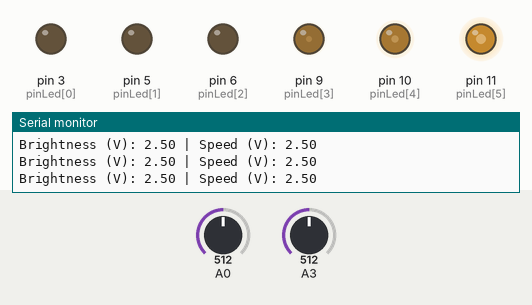
Recording of a sketch running on a simulated Arduino Uno, built with avr-gcc and run on an emulated ATmega328P. On the bench: output pins drawn as LEDs (lit = HIGH), the last lines printed to the serial monitor. Dashed ring = blinking. The test bench sets the inputs (shaded band); at power-on: A0 = 512, A3 = 512.

Above: at 1.28 s.
1.3 s: A0 set to 6
At 1.5 s:
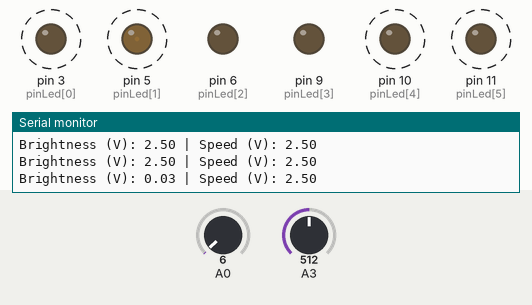
4.3 s: A0 set to 3
At 5.3 s:
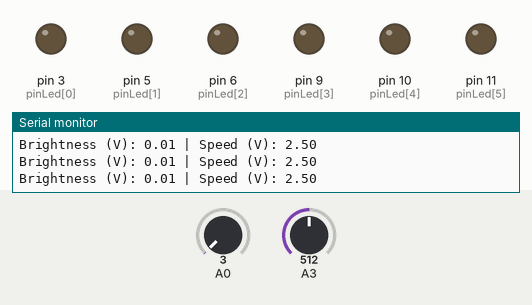
5.8 s: A0 set to 122
At 6.07 s:
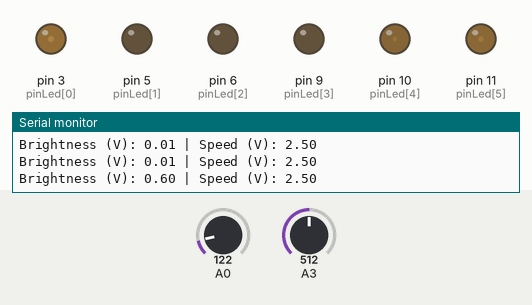
8.8 s: A3 set to 531
11.8 s: A3 set to 540
14.8 s: A0 set to 306
At 14.87 s:
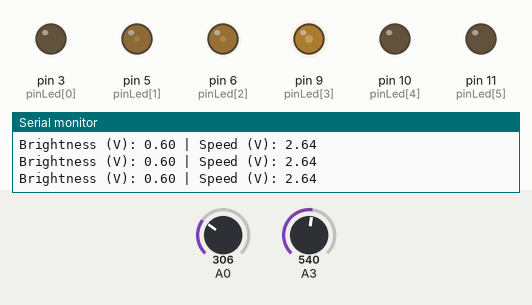
Timing chart, 0 to 18.8 s (numbered marks = the images above; inputs shaded):
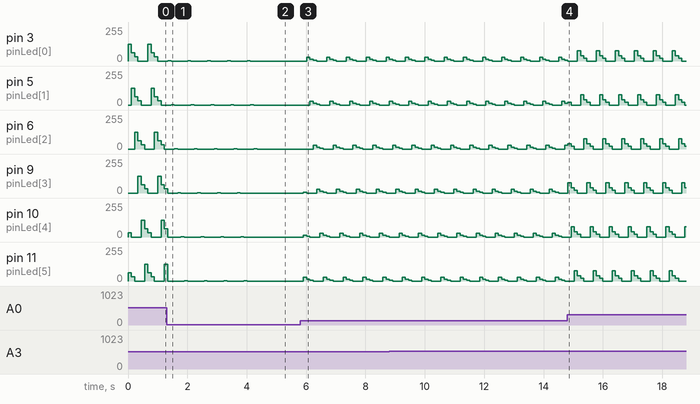

Measured:
- the behaviour switches between 5 and 4 on A0 (found by bisection; images 1 and 2)
- after the input at 4.3 s, pin 3 (pinLed[0]), pin 5 (pinLed[1]), pin 9 (pinLed[3]), pin 10 (pinLed[4]), pin 11 (pinLed[5]): stops changing and stays 0/255; pin 6 (pinLed[2]): goes on until 4.3 s, then stays 0/255
- after the input at 5.8 s, pin 3 (pinLed[0]): 0/255 → 30/255 after 0.22 s, then repeats every 0.67 s: 15/255 0.11 s, 7/255 0.11 s, 0/255 0.33 s, 30/255 0.11 s; pin 5 (pinLed[1]): 0/255 → 30/255 after 0.33 s, then repeats every 0.67 s: 15/255 0.11 s, 7/255 0.11 s, 0/255 0.33 s, 30/255 0.11 s
- by itself, pin 9 (pinLed[3]): repeats every 0.67 s: 1/255 0.11 s, 0/255 0.56 s
- by itself, pin 3 (pinLed[0]), pin 5 (pinLed[1]), pin 6 (pinLed[2]), pin 10 (pinLed[4]), pin 11 (pinLed[5]): alternates 1/255 for 0.11 s and 0/255 for 0.56 s

The sketch:

TH2.ino
```cpp
// C++ code
const int pinLed[] = {3, 5, 6, 9, 10, 11};
const int numLed = sizeof(pinLed) / sizeof(pinLed[0]);
const int tailLength = 3; // Độ dài đuôi sao băng

// Tỉ lệ độ sáng của đuôi (Head -> Tail)
const float tailRatio[] = {1.0, 0.5, 0.25, 0.1};

void setup() {
  Serial.begin(9600);
  for(int i = 0; i < numLed; i++) {
    pinMode(pinLed[i], OUTPUT);
  }
}

// Hàm tắt toàn bộ đèn
void allLow() {
  for (int i = 0; i < numLed; i++) {
    digitalWrite(pinLed[i], LOW);
  }
}

void meteorEffect(int headPos, int rawBright, int rawSpeed) {
  allLow(); // Reset trạng thái

  // Map giá trị Analog (0-1023)
  int maxBrightness = map(rawBright, 0, 1023, 0, 255);
  int delayTime = map(rawSpeed, 0, 1023, 200, 20);

  // Vẽ sao băng (Đầu + Đuôi)
  for (int i = 0; i < tailLength; i++) {
    int ledIndex = (headPos - i + numLed) % numLed;

    // Tính độ sáng
    int brightness = maxBrightness * tailRatio[i];
    analogWrite(pinLed[ledIndex], brightness);
  }

  delay(delayTime);
}

void loop() {
  static int currentLed = 0;

  int valBright = analogRead(A0); // Điều chỉnh độ sáng
  int valSpeed = analogRead(A3);  // Điều chỉnh tốc độ

  meteorEffect(currentLed, valBright, valSpeed);

  currentLed = (currentLed + 1) % numLed;

  float volt1 = valBright * (5.0 / 1023.0);
  float volt2 = valSpeed * (5.0 / 1023.0);

  Serial.print("Brightness (V): ");
  Serial.print(volt1);
  Serial.print(" | Speed (V): ");
  Serial.println(volt2);
}
```
